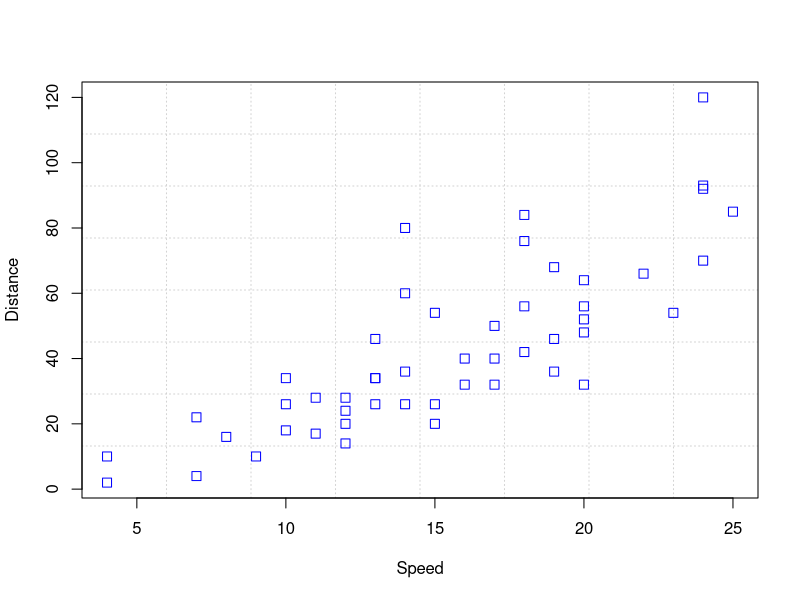
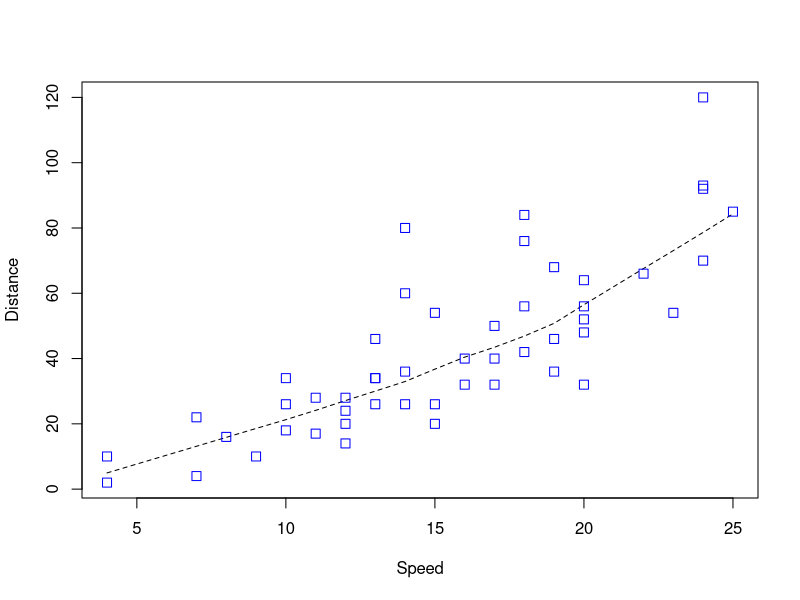
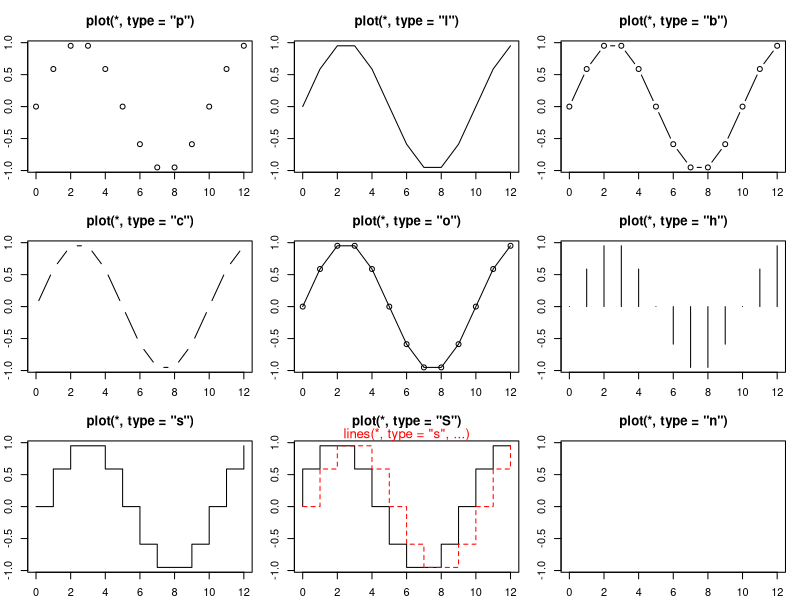
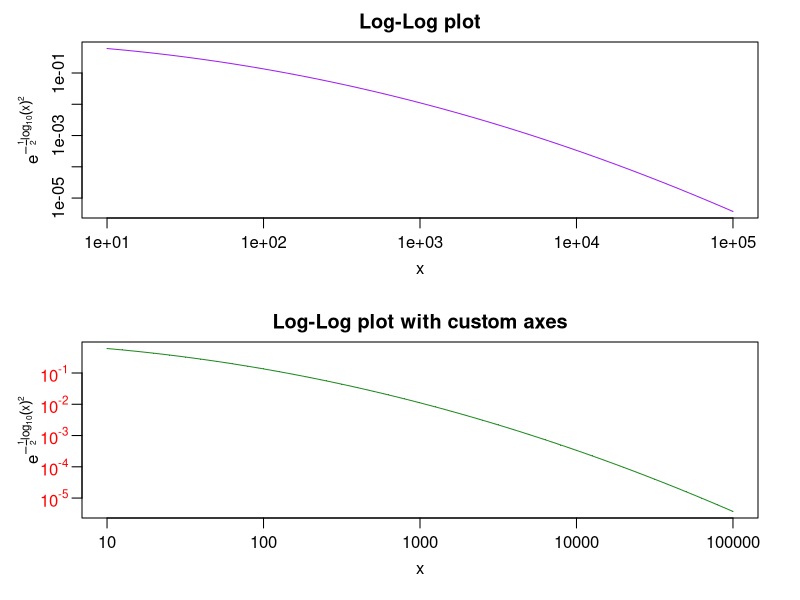

These charts were generated, in order, by the following R code:
#!/usr/bin/r

# The Default Scatterplot Function
# Description
# Draw a scatter plot with decorations such as axes and titles in the active graphics window.

# Usage
# ## Default S3 method:
# plot(x, y = NULL, type = "p",  xlim = NULL, ylim = NULL,
#      log = "", main = NULL, sub = NULL, xlab = NULL, ylab = NULL,
#      ann = par("ann"), axes = TRUE, frame.plot = axes,
#      panel.first = NULL, panel.last = NULL, asp = NA,
#      xgap.axis = NA, ygap.axis = NA,
#      ...)
# Arguments
# x, y	
# the x and y arguments provide the x and y coordinates for the plot. Any reasonable way of defining the coordinates is acceptable. See the function xy.coords for details. If supplied separately, they must be of the same length.

# type	
# 1-character string giving the type of plot desired. The following values are possible, for details, see plot: "p" for points, "l" for lines, "b" for both points and lines, "c" for empty points joined by lines, "o" for overplotted points and lines, "s" and "S" for stair steps and "h" for histogram-like vertical lines. Finally, "n" does not produce any points or lines.

# xlim	
# the x limits (x1, x2) of the plot. Note that x1 > x2 is allowed and leads to a ‘reversed axis’.

# The default value, NULL, indicates that the range of the finite values to be plotted should be used.

# ylim	
# the y limits of the plot.

# log	
# a character string which contains "x" if the x axis is to be logarithmic, "y" if the y axis is to be logarithmic and "xy" or "yx" if both axes are to be logarithmic.

# main	
# a main title for the plot, see also title.

# sub	
# a sub title for the plot.

# xlab	
# a label for the x axis, defaults to a description of x.

# ylab	
# a label for the y axis, defaults to a description of y.

# ann	
# a logical value indicating whether the default annotation (title and x and y axis labels) should appear on the plot.

# axes	
# a logical value indicating whether both axes should be drawn on the plot. Use graphical parameter "xaxt" or "yaxt" to suppress just one of the axes.

# frame.plot	
# a logical indicating whether a box should be drawn around the plot.

# panel.first	
# an ‘expression’ to be evaluated after the plot axes are set up but before any plotting takes place. This can be useful for drawing background grids or scatterplot smooths. Note that this works by lazy evaluation: passing this argument from other plot methods may well not work since it may be evaluated too early.

# panel.last	
# an expression to be evaluated after plotting has taken place but before the axes, title and box are added. See the comments about panel.first.

# asp	
# the y/x aspect ratio, see plot.window.

# xgap.axis, ygap.axis	
# the x/y axis gap factors, passed as gap.axis to the two axis() calls (when axes is true, as per default).

# ...	
# other graphical parameters (see par and section ‘Details’ below).

# Details
# Commonly used graphical parameters are:

# col
# The colors for lines and points. Multiple colors can be specified so that each point can be given its own color. If there are fewer colors than points they are recycled in the standard fashion. Lines will all be plotted in the first colour specified.

# bg
# a vector of background colors for open plot symbols, see points. Note: this is not the same setting as par("bg").

# pch
# a vector of plotting characters or symbols: see points.

# cex
# a numerical vector giving the amount by which plotting characters and symbols should be scaled relative to the default. This works as a multiple of par("cex"). NULL and NA are equivalent to 1.0. Note that this does not affect annotation: see below.

# lty
# a vector of line types, see par.

# cex.main, col.lab, font.sub, etc
# settings for main- and sub-title and axis annotation, see title and par.

# lwd
# a vector of line widths, see par.

# Note
# The presence of panel.first and panel.last is a historical anomaly: default plots do not have ‘panels’, unlike e.g. pairs plots. For more control, use lower-level plotting functions: plot.default calls in turn some of plot.new, plot.window, plot.xy, axis, box and title, and plots can be built up by calling these individually, or by calling plot(type = "n") and adding further elements.

# The plot generic was moved from the graphics package to the base package in R 4.0.0. It is currently re-exported from the graphics namespace to allow packages importing it from there to continue working, but this may change in future versions of R.

# References
# Becker, R. A., Chambers, J. M. and Wilks, A. R. (1988) The New S Language. Wadsworth & Brooks/Cole.

# Cleveland, W. S. (1985) The Elements of Graphing Data. Monterey, CA: Wadsworth.

# Murrell, P. (2005) R Graphics. Chapman & Hall/CRC Press.

# See Also
# plot, plot.window, xy.coords. For thousands of points, consider using smoothScatter instead.

# Examples

Speed <- cars$speed
Distance <- cars$dist
plot(Speed, Distance, panel.first = grid(8, 8),
     pch = 0, cex = 1.2, col = "blue")
plot(Speed, Distance,
     panel.first = lines(stats::lowess(Speed, Distance), lty = "dashed"),
     pch = 0, cex = 1.2, col = "blue")

## Show the different plot types
x <- 0:12
y <- sin(pi/5 * x)
op <- par(mfrow = c(3,3), mar = .1+ c(2,2,3,1))
for (tp in c("p","l","b",  "c","o","h",  "s","S","n")) {
   plot(y ~ x, type = tp, main = paste0("plot(*, type = \"", tp, "\")"))
   if(tp == "S") {
      lines(x, y, type = "s", col = "red", lty = 2)
      mtext("lines(*, type = \"s\", ...)", col = "red", cex = 0.8)
   }
}
par(op)

##--- Log-Log Plot  with  custom axes
lx <- seq(1, 5, length.out = 41)
yl <- expression(e^{-frac(1,2) * {log[10](x)}^2})
y <- exp(-.5*lx^2)
op <- par(mfrow = c(2,1), mar = par("mar")-c(1,0,2,0), mgp = c(2, .7, 0))
plot(10^lx, y, log = "xy", type = "l", col = "purple",
     main = "Log-Log plot", ylab = yl, xlab = "x")
plot(10^lx, y, log = "xy", type = "o", pch = ".", col = "forestgreen",
     main = "Log-Log plot with custom axes", ylab = yl, xlab = "x",
     axes = FALSE, frame.plot = TRUE)
my.at <- 10^(1:5)
axis(1, at = my.at, labels = formatC(my.at, format = "fg"))
e.y <- -5:-1 ; at.y <- 10^e.y
axis(2, at = at.y, col.axis = "red", las = 1,
     labels = as.expression(lapply(e.y, function(E) bquote(10^.(E)))))
par(op)